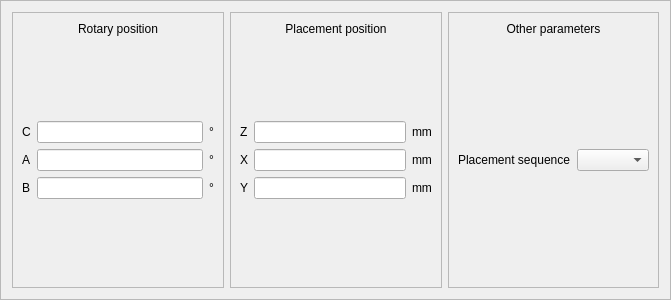
<?xml version="1.0" encoding="UTF-8"?>
<ui version="4.0">
 <class>PlacementFinishedFrame</class>
 <widget class="QFrame" name="PlacementFinishedFrame">
  <property name="geometry">
   <rect>
    <x>0</x>
    <y>0</y>
    <width>671</width>
    <height>300</height>
   </rect>
  </property>
  <property name="windowTitle">
   <string>Frame</string>
  </property>
  <property name="frameShape">
   <enum>QFrame::StyledPanel</enum>
  </property>
  <property name="frameShadow">
   <enum>QFrame::Raised</enum>
  </property>
  <layout class="QHBoxLayout" name="horizontalLayout_2">
   <item>
    <widget class="QFrame" name="frame">
     <property name="frameShape">
      <enum>QFrame::StyledPanel</enum>
     </property>
     <property name="frameShadow">
      <enum>QFrame::Raised</enum>
     </property>
     <layout class="QVBoxLayout" name="verticalLayout_3">
      <item>
       <widget class="QLabel" name="label">
        <property name="text">
         <string>Rotary position</string>
        </property>
        <property name="alignment">
         <set>Qt::AlignCenter</set>
        </property>
       </widget>
      </item>
      <item>
       <spacer name="verticalSpacer">
        <property name="orientation">
         <enum>Qt::Vertical</enum>
        </property>
        <property name="sizeHint" stdset="0">
         <size>
          <width>20</width>
          <height>75</height>
         </size>
        </property>
       </spacer>
      </item>
      <item>
       <layout class="QGridLayout" name="gridLayout">
        <item row="0" column="0">
         <widget class="QLabel" name="label_4">
          <property name="text">
           <string>C</string>
          </property>
         </widget>
        </item>
        <item row="0" column="1">
         <widget class="QLineEdit" name="cRotaryPositionLineEdit"/>
        </item>
        <item row="0" column="2">
         <widget class="QLabel" name="label_8">
          <property name="text">
           <string>°</string>
          </property>
         </widget>
        </item>
        <item row="1" column="0">
         <widget class="QLabel" name="label_5">
          <property name="text">
           <string>A</string>
          </property>
         </widget>
        </item>
        <item row="1" column="1">
         <widget class="QLineEdit" name="aRotaryPositionLineEdit"/>
        </item>
        <item row="1" column="2">
         <widget class="QLabel" name="label_9">
          <property name="text">
           <string>°</string>
          </property>
         </widget>
        </item>
        <item row="2" column="0">
         <widget class="QLabel" name="label_6">
          <property name="text">
           <string>B</string>
          </property>
         </widget>
        </item>
        <item row="2" column="1">
         <widget class="QLineEdit" name="bRotaryPositionLineEdit"/>
        </item>
        <item row="2" column="2">
         <widget class="QLabel" name="label_7">
          <property name="text">
           <string>°</string>
          </property>
         </widget>
        </item>
       </layout>
      </item>
      <item>
       <spacer name="verticalSpacer_2">
        <property name="orientation">
         <enum>Qt::Vertical</enum>
        </property>
        <property name="sizeHint" stdset="0">
         <size>
          <width>20</width>
          <height>75</height>
         </size>
        </property>
       </spacer>
      </item>
     </layout>
    </widget>
   </item>
   <item>
    <widget class="QFrame" name="frame_2">
     <property name="frameShape">
      <enum>QFrame::StyledPanel</enum>
     </property>
     <property name="frameShadow">
      <enum>QFrame::Raised</enum>
     </property>
     <layout class="QVBoxLayout" name="verticalLayout_2">
      <item>
       <widget class="QLabel" name="label_2">
        <property name="text">
         <string>Placement position</string>
        </property>
        <property name="alignment">
         <set>Qt::AlignCenter</set>
        </property>
       </widget>
      </item>
      <item>
       <spacer name="verticalSpacer_3">
        <property name="orientation">
         <enum>Qt::Vertical</enum>
        </property>
        <property name="sizeHint" stdset="0">
         <size>
          <width>20</width>
          <height>75</height>
         </size>
        </property>
       </spacer>
      </item>
      <item>
       <layout class="QGridLayout" name="gridLayout_2">
        <item row="0" column="0">
         <widget class="QLabel" name="label_10">
          <property name="text">
           <string>Z</string>
          </property>
         </widget>
        </item>
        <item row="0" column="1">
         <widget class="QLineEdit" name="zPlacementPositionLineEdit"/>
        </item>
        <item row="0" column="2">
         <widget class="QLabel" name="label_11">
          <property name="text">
           <string>mm</string>
          </property>
         </widget>
        </item>
        <item row="1" column="0">
         <widget class="QLabel" name="label_12">
          <property name="text">
           <string>X</string>
          </property>
         </widget>
        </item>
        <item row="1" column="1">
         <widget class="QLineEdit" name="xPlacementPositionLineEdit"/>
        </item>
        <item row="1" column="2">
         <widget class="QLabel" name="label_13">
          <property name="text">
           <string>mm</string>
          </property>
         </widget>
        </item>
        <item row="2" column="0">
         <widget class="QLabel" name="label_14">
          <property name="text">
           <string>Y</string>
          </property>
         </widget>
        </item>
        <item row="2" column="1">
         <widget class="QLineEdit" name="yPlacementPositionLineEdit"/>
        </item>
        <item row="2" column="2">
         <widget class="QLabel" name="label_15">
          <property name="text">
           <string>mm</string>
          </property>
         </widget>
        </item>
       </layout>
      </item>
      <item>
       <spacer name="verticalSpacer_4">
        <property name="orientation">
         <enum>Qt::Vertical</enum>
        </property>
        <property name="sizeHint" stdset="0">
         <size>
          <width>17</width>
          <height>75</height>
         </size>
        </property>
       </spacer>
      </item>
     </layout>
    </widget>
   </item>
   <item>
    <widget class="QFrame" name="frame_3">
     <property name="frameShape">
      <enum>QFrame::StyledPanel</enum>
     </property>
     <property name="frameShadow">
      <enum>QFrame::Raised</enum>
     </property>
     <layout class="QVBoxLayout" name="verticalLayout">
      <item>
       <widget class="QLabel" name="label_3">
        <property name="text">
         <string>Other parameters</string>
        </property>
        <property name="alignment">
         <set>Qt::AlignCenter</set>
        </property>
       </widget>
      </item>
      <item>
       <spacer name="verticalSpacer_5">
        <property name="orientation">
         <enum>Qt::Vertical</enum>
        </property>
        <property name="sizeHint" stdset="0">
         <size>
          <width>17</width>
          <height>101</height>
         </size>
        </property>
       </spacer>
      </item>
      <item>
       <layout class="QHBoxLayout" name="horizontalLayout">
        <item>
         <widget class="QLabel" name="label_16">
          <property name="text">
           <string>Placement sequence</string>
          </property>
         </widget>
        </item>
        <item>
         <widget class="QComboBox" name="placementSequenceComboBox"/>
        </item>
       </layout>
      </item>
      <item>
       <spacer name="verticalSpacer_6">
        <property name="orientation">
         <enum>Qt::Vertical</enum>
        </property>
        <property name="sizeHint" stdset="0">
         <size>
          <width>17</width>
          <height>101</height>
         </size>
        </property>
       </spacer>
      </item>
     </layout>
    </widget>
   </item>
  </layout>
 </widget>
 <resources/>
 <connections/>
</ui>
